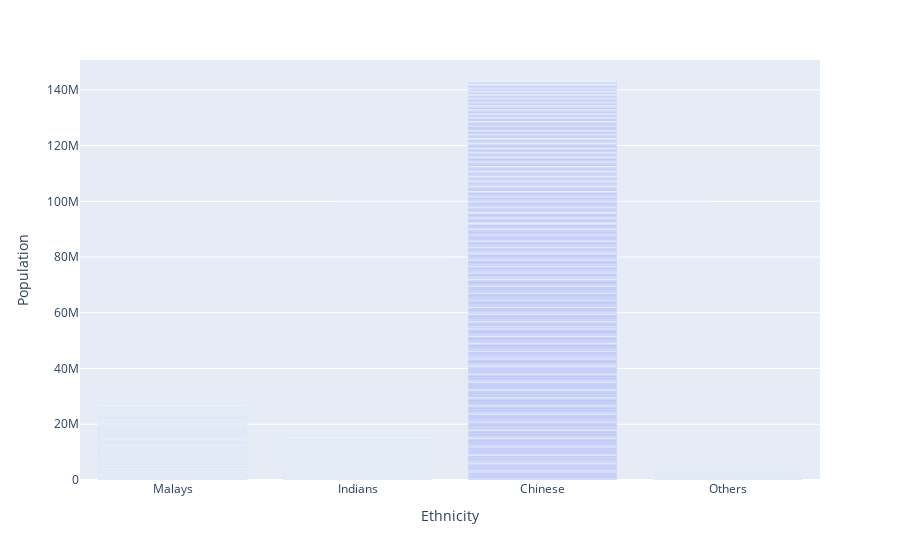

The code cell stored with this chart in its notebook:
### Code cell
import plotly.express as px
fig = px.bar(total_whole, x='Ethnicity', y='Population')
fig.show()

### Figure 1 — Plotly figure (JSON) as saved in the notebook; plotly's stock layout.template omitted (floating-point values rounded to 4 significant figures; data arrays with more than 128 entries replaced by an {"elided": "..."} marker saying what was removed)
{"data": [{"alignmentgroup": "True", "hovertemplate": "Ethnicity=%{x}<br>Population=%{y}<extra></extra>", "legendgroup": "", "marker": {"color": "#636efa", "pattern": {"shape": ""}}, "name": "", "offsetgroup": "", "orientation": "v", "showlegend": false, "textposition": "auto", "type": "bar", "x": {"elided": "5092 str values"}, "xaxis": "x", "y": {"elided": "5092 int values"}, "yaxis": "y"}], "layout": {"barmode": "relative", "legend": {"tracegroupgap": 0}, "margin": {"t": 60}, "xaxis": {"anchor": "y", "domain": [0, 1], "title": {"text": "Ethnicity"}}, "yaxis": {"anchor": "x", "domain": [0, 1], "title": {"text": "Population"}}}}
